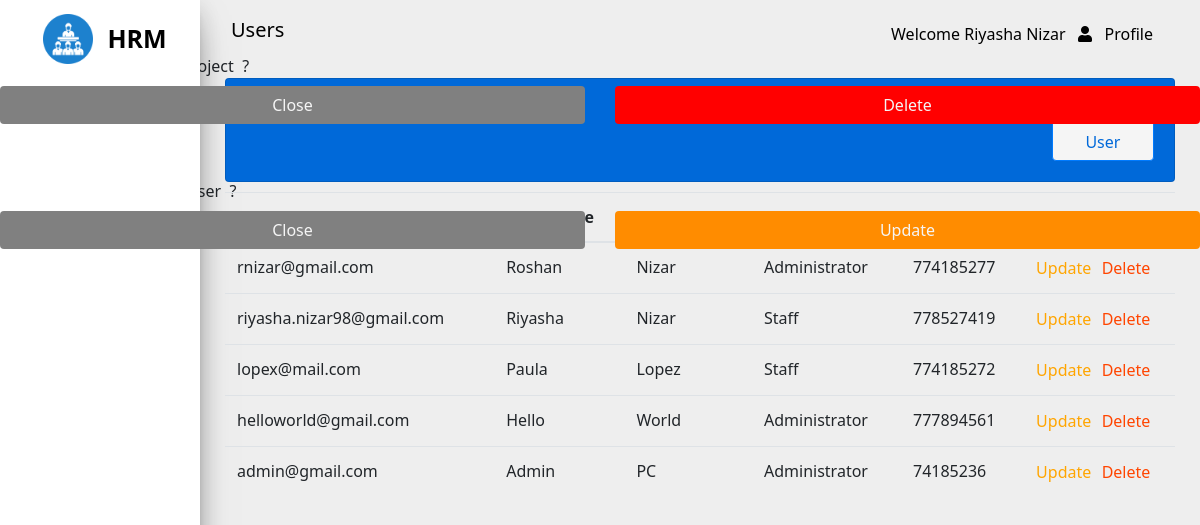
The page /pages/users/index.php (signed in) on the database as committed earlier.
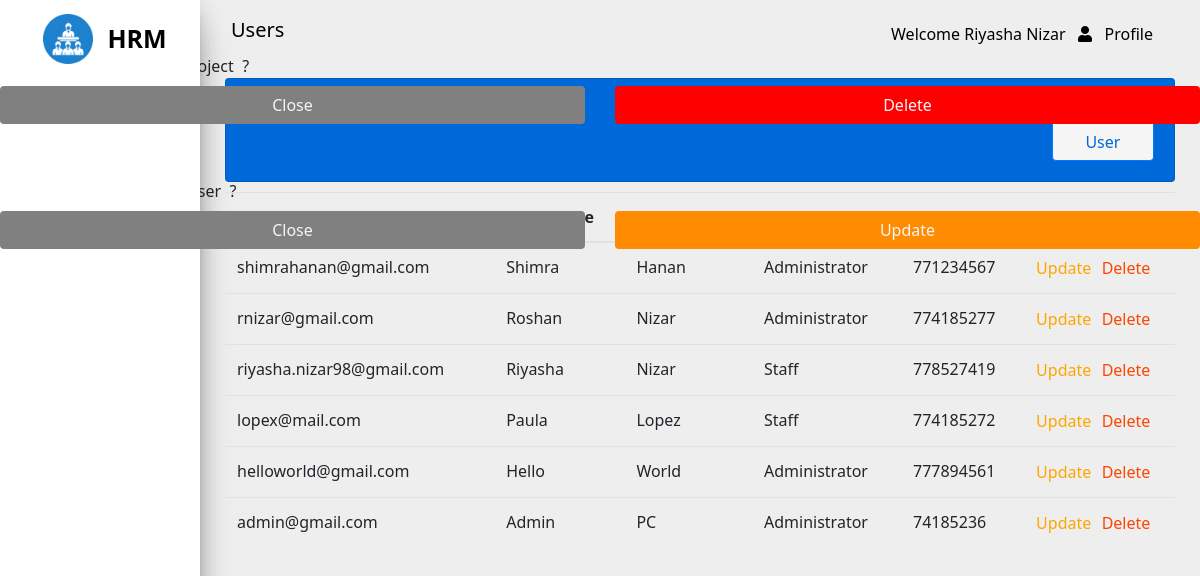
The same page on the database as committed later.
### tables this page shows
CREATE TABLE IF NOT EXISTS `user` (
  `firstname` varchar(65) NOT NULL,
  `lastname` varchar(65) NOT NULL,
  `email` varchar(200) NOT NULL,
  `password` varchar(65) NOT NULL,
  `role` tinyint NOT NULL,
  `contactno` int DEFAULT NULL,
  `gender` tinyint(1) NOT NULL,
  `changed` tinyint(1) NOT NULL,
  PRIMARY KEY (`email`)
);

### core/services/common-service.php (called while the page is built, shortened)
<?php
    function getUsername() {
        return $_SESSION["fullname"];
    }
    function getRole($num) {
        if($num == 0) {
            return "Administrator";
        } else if($num == 1) {
            return "Staff";
        }  else {
            return "N/A";
        }
    }
?>

### core/services/user-service.php (called while the page is built, shortened)
<?php
    function getAllUsers($conn) {
        $query = "SELECT * FROM user ORDER BY 1 DESC";
        return $conn->query($query);
    }
?>

### pages/users/index.php (the view, shortened to what this page needs)
<?php
    require '../../core/services/common-service.php';
    require '../../core/services/user-service.php';
?>
<!DOCTYPE html>
<html lang="en">
<head>
    <link rel="stylesheet" href="https://use.fontawesome.com/releases/v5.7.0/css/all.css"
>
    <link rel="stylesheet" href="../../assets/css/common.css" />
    <link rel="stylesheet" href="../../assets/css/users.css" />
</head>
<body>
    <div class="row max-width">
        <div class="col-md-2 side-content">
            <img src="../../assets/images/hrm.png" width="50px" />
            <label>HRM</label>
            <br />
        </div>
        <div class="col-md-10 nav-content">
            <nav class="navbar">
                <label class="navbar-brand">Users</label>
                <div class="dropdown">
                    <button class="dropbtn" onclick="showDropDown()">
                        Welcome <?php echo getUserName();?> &nbsp
                        <span class="fa fa-user" onclick="showDropDown()"></span> &nbsp Profile
                    </button>
                </div>
            </nav>
            <div class="column maintain-paddings">
                <div class="card main-card">
                    <div class="row more-top-margin">
                        <div class="col-md-9">
                            <h4>View Users</h4>
                        </div>
                        <div class="col-md-3">
                            <a href="./create.php" class="btn btn-primary btn-small">Create User</a>
                        </div>
                    </div>
                </div>
                <div class="slight-top-margin">
                    <table class="table">
                        <thead>
                            <tr>
                                <th>Email Address</th>
                                <th>First Name</th>
                                <th>Last Name</th>
                                <th>Roles</th>
                                <th>Contact No</th>
                                <th>Action</th>
                            </tr>
                        </thead>
                        <tbody>
                            <?php
                                $result = getAllUsers($conn);
                                $count = 0;
                                while($row = mysqli_fetch_assoc($result)) {
                            ?>
                            <tr>
                                <td id="<?php echo 'name'.$count;?>"><?php echo $row["email"];?></td>
                                <td><?php echo $row["firstname"];?></td>
                                <td><?php echo $row["lastname"];?></td>
                                <td><?php echo getRole($row["role"]);?></td>
                                <td><?php echo $row["contactno"] ?? "N/A";?></td>
                                <td>
                                    <div class="row center">
                                        <form method="POST" action="../../core/services/user-services.php">
                                            <input type="button" data-toggle="modal" data-target="#deleteModal"
                                                class="btn-small btn-r btn-d" name="btnDelete"
                                                onclick="deleteUser(<?php echo 'name'.$count;?>)" value="Delete" />
                                            <input type="button" data-toggle="modal" data-target="#updateModal"
                                                class="btn-small btn-r btn-u" name="btnUpdate"
                                                onclick="updateUser(<?php echo 'name'.$count;?>)" value="Update" />
                                        </form>
                                    </div>
                                </td>
                            </tr>
                            <?php
                                $count++;
                                }
                            ?>
                        </tbody>
                    </table>
                </div>
            </div>
        </div>
    </div>
    <div id="deleteUserModal" class="modal">
        <form method="POST" action="../../core/services/user-service.php" class="modal-content">
            <div class="modal-header">
                <span class="close" onclick="closeDeleteModal()">&times;</span>
                <h3 class="modal-title" id="deleteModalLabel">Delete User</h3>
            </div>
            <div class="modal-body">
                <label>Do you want delete this project </label>
                <label>?</label>
            </div>
            <div class="modal-footer">
                <div class="row">
                    <div class="col-md-6">
                        <button type="button" class="btn btn-secondary" onclick="closeDeleteModal()">Close</button>
                    </div>
                    <div class="col-md-6">
                        <button type="submit" class="btn btn-danger" name="btnDelete">Delete</button>
                    </div>
                </div>
            </div>
        </form>
    </div>
    <div id="updateUserModal" class="modal">
        <form method="POST" action="../../core/services/user-service.php" class="modal-content">
            <div class="modal-header">
                <span class="close" onclick="closeUpdateModal()">&times;</span>
                <h3 class="modal-title" id="updateModalLabel">Update User</h3>
            </div>
            <div class="modal-body">
                <label>Do you want update this user </label>
                <label>?</label>
            </div>
            <div class="modal-footer">
                <div class="row">
                    <div class="col-md-6">
                        <button type="button" class="btn btn-secondary" onclick="closeUpdateModal()">Close</button>
                    </div>
                    <div class="col-md-6">
                        <button type="submit" class="btn btn-warning" name="btnUpdateData">Update</button>
                    </div>
                </div>
            </div>
        </form>
    </div>
</body>
</html>

### assets/css/common.css (style rules this page uses)
body { background-color: #eee; margin: 0; font-family: "Segoe UI","Roboto","Helvetica Neue",Arial,"Noto Sans",sans-serif,"Apple Color Emoji","Segoe UI Emoji","Segoe UI Symbol","Noto Color Emoji"; font-size: 1rem; font-weight: 400; line-height: 1.5; color: #212529; text-align: left; }
.row { display: flex; flex-wrap: wrap; margin-right: -15px; margin-left: -15px; }
.col-md, .col-md-1, .col-md-10, .col-md-11, .col-md-12, .col-md-2, .col-md-3, .col-md-4, .col-md-5, .col-md-6, .col-md-7, .col-md-8, .col-md-9, .col-md-auto { position: relative; width: 100%; padding-right: 15px; padding-left: 15px; }
@media only screen and (min-width: 768px) { .col-md-2 { max-width: 16.666667%; } }
@media only screen and (min-width: 768px) { .col-md-3 { max-width: 25%; } }
@media only screen and (min-width: 768px) { .col-md-6 { max-width: 50%; } }
@media only screen and (min-width: 768px) { .col-md-9 { max-width: 75%; } }
@media only screen and (min-width: 768px) { .col-md-10 { max-width: 83.333333%; } }
nav { display: block; }
.btn { display: inline-block; font-weight: 400; color: #212529; text-align: center; vertical-align: middle; user-select: none; background-color: transparent; border: 1px solid transparent; padding: .375rem .75rem; font-size: 1rem; line-height: 1.5; border-radius: .25rem; transition: color .15s ease-in-out,background-color .15s ease-in-out,border-color .15s ease-in-out,box-shadow .15s ease-in-out; }
a { color: #007bff; text-decoration: none; background-color: transparent; }
.navbar { position: relative; display: flex; flex-wrap: wrap; align-items: center; justify-content: space-between; padding: .5rem 1rem; }
.navbar-brand { color: black !important; }
.navbar-brand { display: inline-block; padding-top: .3125rem; padding-bottom: .3125rem; margin-right: 1rem; font-size: 1.25rem; line-height: inherit; white-space: nowrap; }
.dropdown, .dropleft, .dropright, .dropup { position: relative; }
.dropdown .dropbtn { cursor: pointer; font-size: 16px; border: none; outline: none; color: black; padding: 14px 16px; background-color: inherit; font-family: inherit; margin: 0; }
[type=button]:not(:disabled), [type=reset]:not(:disabled), [type=submit]:not(:disabled), button:not(:disabled) { cursor: pointer; }
button, select { text-transform: none; }
button, input { overflow: visible; }
button, input, optgroup, select, textarea { margin: 0; font-family: inherit; font-size: inherit; line-height: inherit; }
button { border-radius: 0; }
.btn-primary:hover, .btn-primary { color: #fff; background-color: #0069d9; border-color: #0062cc; }
label { display: inline-block; margin-bottom: .5rem; }
nav { background-color: transparent; }
.card { padding: 10px; }
.card { position: relative; display: flex; -ms-flex-direction: column; flex-direction: column; min-width: 0; word-wrap: break-word; background-color: #fff; background-clip: border-box; border: 1px solid rgba(0,0,0,.125); border-radius: .25rem; }
.h4, h4 { font-size: 1.5rem; }
.h1, .h2, .h3, .h4, .h5, .h6, h1, h2, h3, h4, h5, h6 { margin-bottom: .5rem; font-weight: 500; line-height: 1.2; }
h1, h2, h3, h4, h5, h6 { margin-top: 0; margin-bottom: .5rem; }
button, input, select { margin: 0; font-family: inherit; font-size: inherit; line-height: inherit; }
.table { width: 100%; margin-bottom: 1rem; color: #212529; }
table { border-collapse: collapse; }
.table thead th { vertical-align: bottom; border-bottom: 2px solid #dee2e6; }
.table td, .table th { padding: .75rem; vertical-align: top; border-top: 1px solid #dee2e6; }
th { text-align: inherit; }
.side-content { background-color: #fff; max-height: 100%; height: 100%; position: fixed; top: 0; bottom: 0; left: 0; text-align: center; font-weight: bold; padding-top: 20px; box-shadow: 0px 16px 36px -12px rgb(0 0 0 /56%), 0 4px 25px 0px rgb(0 0 0 / 12%), 0 8px 10px -5px rgb(0 0 0 /20%) }
.side-content label { color: black; font-size: 25px; }
.side-content img { margin-right: 10px; margin-left: 10px; margin-top:-10px; }
.btn { width: 100%; }
.nav-content { position: absolute; right: 0; top: 0; float: right; width: calc(100% - 200px); height: 100%; max-height: 100%; }
.maintain-paddings { padding:10px; }
img { vertical-align: middle; border-style: none; }
.btn-primary { color: #fff; background-color: #007bff; border-color: #007bff; }
.btn-danger { background-color: red; color: whitesmoke; }
.btn-warning { background-color: darkorange; color: whitesmoke; }
.btn-secondary { background-color: grey; color: whitesmoke; }

Rows that differ between the two databases and show on the page:
added user: email "shimrahanan@gmail.com", firstname "Shimra", lastname "Hanan", role "Administrator", contactno "771234567"
